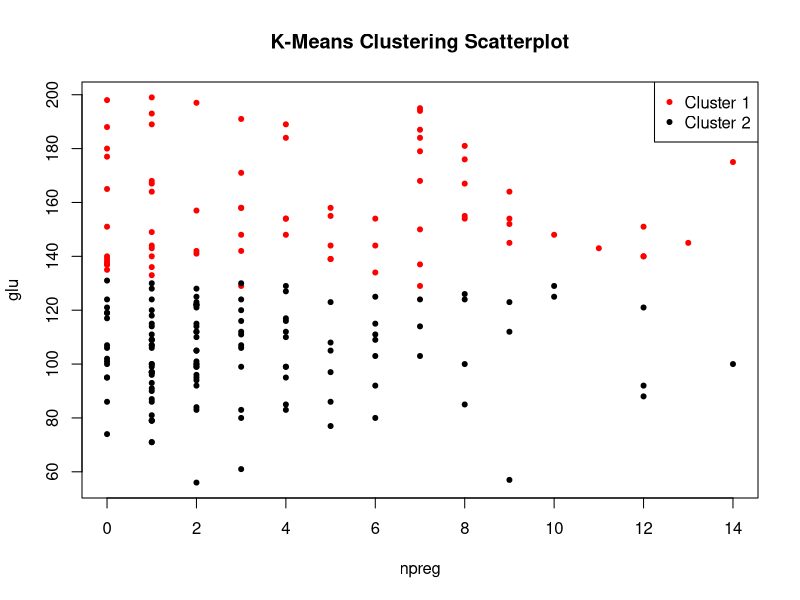

Reproduce this figure in R.
# Load required libraries and data
library(MASS)
library(cluster)

# Load the Pima.tr dataset
x <- Pima.tr
x$type <- NULL  # Remove the target variable (features only)
y <- Pima.tr$type  # Store the target variable separately

# Question (a)
# ---------------------------------------------------
# This is a classification problem because the goal is to predict `y`, 
# which is a categorical variable representing the "type" attribute. 
# Classification problems involve predicting categories (labels) 
# rather than continuous numerical values.
# ---------------------------------------------------

# Question (b): Perform k-means clustering on x with k = 2
# ---------------------------------------------------
set.seed(123)  # Ensure reproducibility
kmeans_result <- kmeans(x, centers = 2, nstart = 10)

# (i) Confusion matrix between clusters and true labels
cluster_labels <- kmeans_result$cluster
confusion_matrix <- table(cluster_labels, y)
print(confusion_matrix)

# (ii) Scatterplot of the first two features with cluster color-coding
plot(
  x[, 1:2], 
  col = ifelse(cluster_labels == 1, "red", "black"), 
  pch = 20, 
  main = "K-Means Clustering Scatterplot"
)
legend("topright", legend = c("Cluster 1", "Cluster 2"), col = c("red", "black"), pch = 20)
# ---------------------------------------------------
# Explanation:
# The confusion matrix shows how the clusters (cluster_labels) 
# align with the true class labels (y). 
# The scatterplot visualizes how data points are grouped 
# in the first two feature dimensions.
# ---------------------------------------------------

# Question (c): Spatial distribution of clusters
# ---------------------------------------------------
# The scatterplot helps to assess the spatial distribution of points in terms of their cluster membership.
# If the clusters overlap significantly, it suggests that the features in `x` 
# do not fully separate the two classes. A clear separation indicates good clustering.
# Patterns like elongated or irregular shapes may signal issues with clustering assumptions.
# ---------------------------------------------------

# Question (d): Perform scaled PCA
# ---------------------------------------------------
scaled_pca <- prcomp(x, scale. = TRUE)

# Calculate cumulative variance explained by components
var_explained <- cumsum(scaled_pca$sdev^2) / sum(scaled_pca$sdev^2)

# Number of components needed to explain 90% variance
num_components <- which(var_explained >= 0.9)[1]
cat("Number of principal components to explain 90% variance:", num_components, "\n")
# ---------------------------------------------------
# Explanation:
# Scaled PCA standardizes the data before computing principal components.
# This ensures that features with large magnitudes do not dominate the analysis.
# The number of components output indicates how many are needed to capture 90% of the variance.
# ---------------------------------------------------

# Question (e): Perform unscaled PCA
# ---------------------------------------------------
unscaled_pca <- prcomp(x, scale. = FALSE)

# Inspect loadings for the first two principal components
loadings <- unscaled_pca$rotation[, 1:2]
print(loadings)
# ---------------------------------------------------
# Explanation:
# The loadings show the contribution of each original feature to the first two principal components.
# Features with the highest absolute values in the loadings influence the components the most.
# Unscaled PCA does not standardize the data, so the results may be dominated 
# by features with larger magnitudes or variances.
# ---------------------------------------------------
